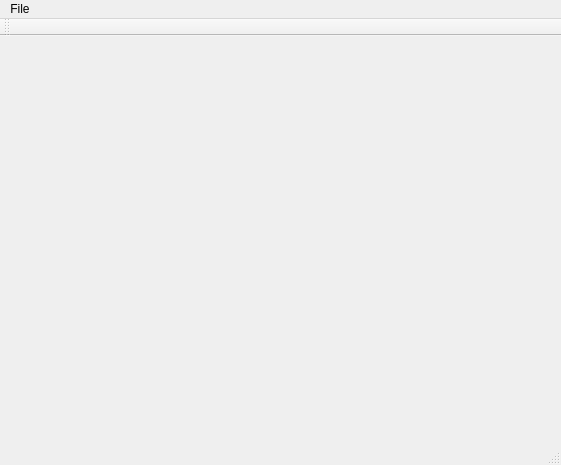
<?xml version="1.0" encoding="UTF-8"?>
<ui version="4.0">
 <class>MainWindow</class>
 <widget class="QMainWindow" name="MainWindow">
  <property name="geometry">
   <rect>
    <x>0</x>
    <y>0</y>
    <width>561</width>
    <height>465</height>
   </rect>
  </property>
  <property name="windowTitle">
   <string>Digital Eyes</string>
  </property>
  <widget class="QWidget" name="centralWidget"/>
  <widget class="QMenuBar" name="menuBar">
   <property name="geometry">
    <rect>
     <x>0</x>
     <y>0</y>
     <width>561</width>
     <height>19</height>
    </rect>
   </property>
   <widget class="QMenu" name="menuFile">
    <property name="title">
     <string>File</string>
    </property>
    <addaction name="actionOpen"/>
   </widget>
   <addaction name="menuFile"/>
  </widget>
  <widget class="QToolBar" name="mainToolBar">
   <attribute name="toolBarArea">
    <enum>TopToolBarArea</enum>
   </attribute>
   <attribute name="toolBarBreak">
    <bool>false</bool>
   </attribute>
  </widget>
  <widget class="QStatusBar" name="statusBar"/>
  <action name="actionOpen">
   <property name="text">
    <string>Open</string>
   </property>
   <property name="shortcut">
    <string>Ctrl+O</string>
   </property>
  </action>
 </widget>
 <layoutdefault spacing="6" margin="11"/>
 <resources/>
 <connections/>
</ui>
